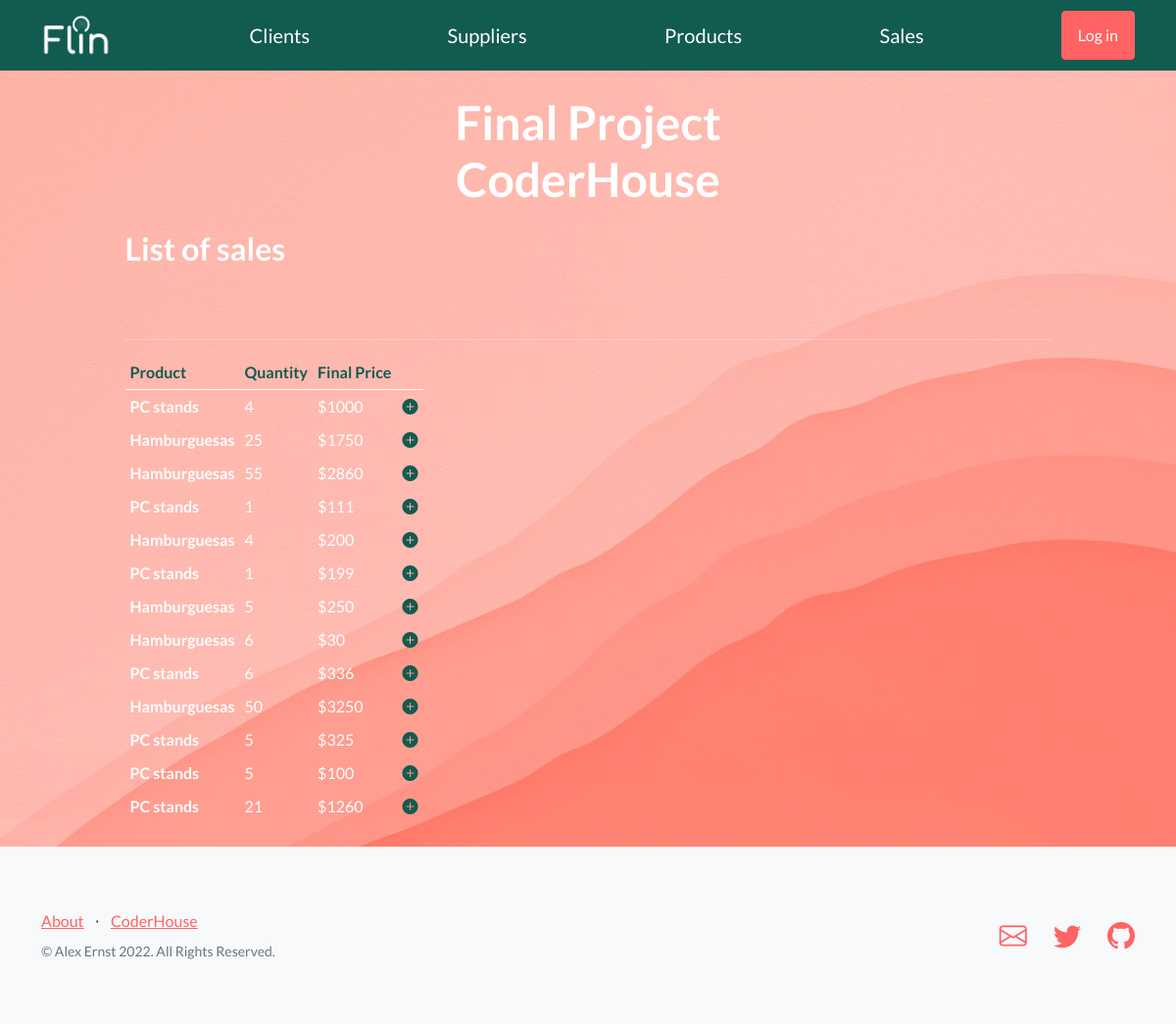
Page /sales/ on the committed database.
### sales/models.py (models this page shows)
class Sale(models.Model):
    client = models.CharField(max_length=40, default=' ')
    product = models.CharField(max_length=40, default=' ')
    unit_price = models.IntegerField(default=0)
    quantity = models.IntegerField(default=0)
    final_price = models.IntegerField(default=0)
    date = models.DateField(default="2000-01-01")

### sales/views.py (the view)
# urls.py: path('', views.SaleListView.as_view(), name='sale-list'),
class SaleListView(ListView):
    model = Sale
    template_name = "sales/sale_list.html"

### sales/templates/sales/sale_list.html (shortened to what this page needs)
{% extends "main/index.html" %}
{% load static %}
{% block content %}
<h2>List of sales</h2>
<br><br>
<hr>
    <table>
            <tr style="border-bottom: 1px solid #fff">
            <th style="padding: 5px; color: #125B50">Product</th>
            <th style="padding: 5px; color: #125B50">Quantity</th>
            <th style="padding: 5px; color: #125B50" >Final Price</th>
            <th style="padding: 5px"></th>
        </tr>
        {% for sale in sale_list %}
        <tr syle="border-bottom: 1px solid #fff">
           <td style="padding: 5px"><b>{{sale.product}}</b></td><td style="padding: 5px">{{sale.quantity}}</td><td style="padding: 5px">${{sale.final_price}}</td>
           <td><a href="{% url 'sales:sale-detail' sale.id %}" style="padding: 5px">
                <i class="bi-plus-circle-fill" style="color: #125B50"> </i>
            </a></td>
        </tr>
    {% endfor %}
    </table>
{% endblock %}

### rows in the picture
Sale: product "PC stands", quantity "4", final_price "1000"
Sale: product "Hamburguesas", quantity "25", final_price "1750"
Sale: product "Hamburguesas", quantity "55", final_price "2860"
Sale: product "PC stands", quantity "1", final_price "111"
Sale: product "Hamburguesas", quantity "4", final_price "200"
Sale: product "PC stands", quantity "1", final_price "199"
Sale: product "Hamburguesas", quantity "5", final_price "250"
Sale: product "Hamburguesas", quantity "6", final_price "30"
Sale: product "PC stands", quantity "6", final_price "336"
Sale: product "Hamburguesas", quantity "50", final_price "3250"
Sale: product "PC stands", quantity "5", final_price "325"
Sale: product "PC stands", quantity "5", final_price "100"
Sale: product "PC stands", quantity "21", final_price "1260"
